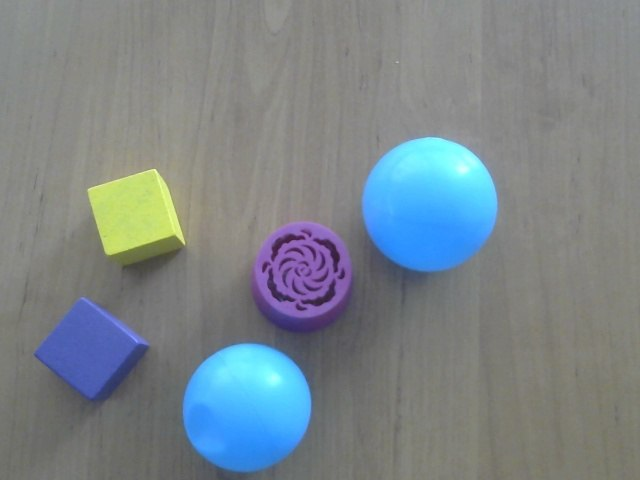
#> input picture objects_counter_from_stream/imgs/img.jpg, 640 x 480 px
$ python main.py
#> lines starting #> are read from the running program, lines starting #| are printed output that depends on the picture; after the words box and inside, x2 and y2 are one past the last pixel; in counts of white or black regions, pixels touching at a corner belong together
#> in process_img, img is the input picture: shape (480, 640, 3); mean B, G, R 136.8, 132.5, 123.3
import numpy as np
import zmq
import cv2


def get_diagonal(box):
    return np.sqrt((box[0][0] - box[2][0]) ** 2 + (box[0][1] - box[2][1]) ** 2)


def analyze_image(frame):
    circles = 0
    rects = 0
    frame_t = frame

    lab = cv2.cvtColor(frame_t, cv2.COLOR_BGR2LAB)
#> lab: shape (480, 640, 3); mean of channels 0, 1, 2 140.2, 127.4, 125
    l, a, b = cv2.split(lab)
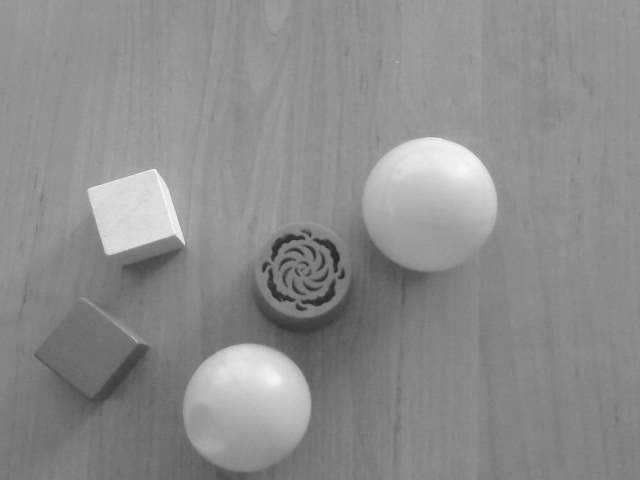
#> l: shape (480, 640); min 32, max 250, mean 140.2
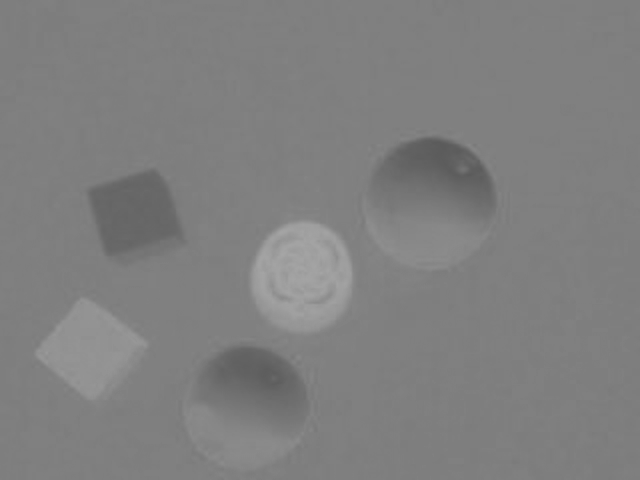
#> a: shape (480, 640); min 91, max 166, mean 127.4
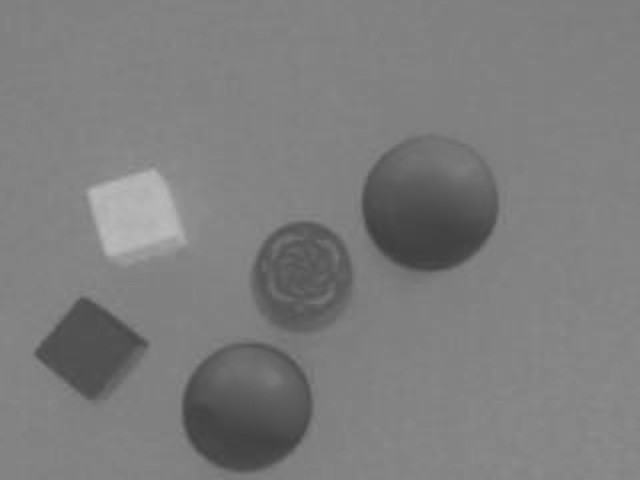
#> b: shape (480, 640); min 63, max 186, mean 125

    blured = cv2.medianBlur(b, 15)
    canny = cv2.Canny(blured, 30, 10)
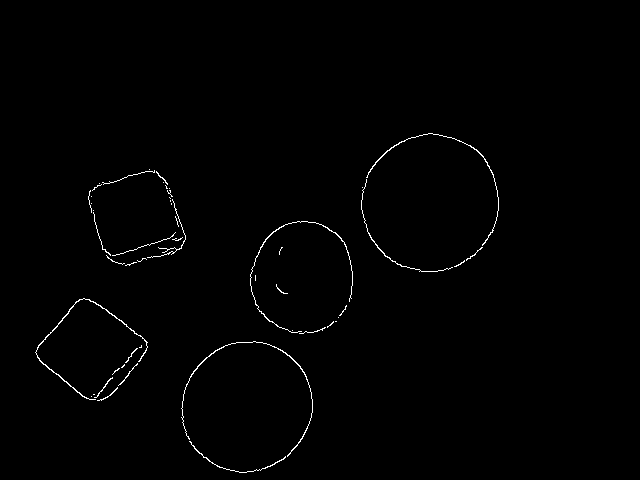
#> canny: shape (480, 640); 0.75% white in thin lines or dots, all inside (x1, y1, x2, y2) = (35, 133, 499, 473)
    dilated = cv2.dilate(canny, None, iterations=1)
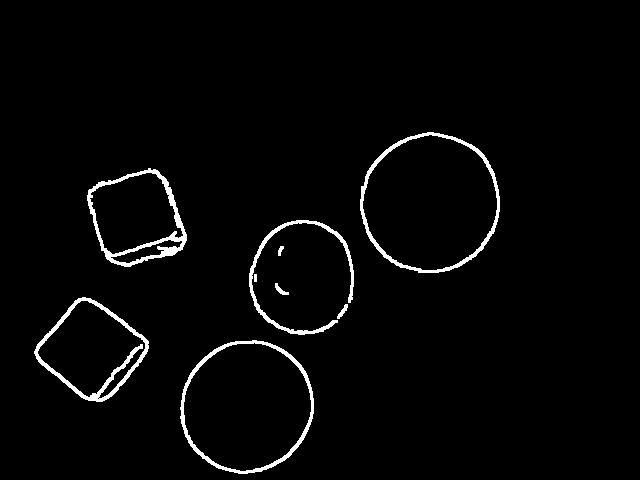
#> dilated: shape (480, 640); 2.5% white; 9 white regions

    contours_frame, hierarchy = cv2.findContours(dilated, cv2.RETR_EXTERNAL, cv2.CHAIN_APPROX_SIMPLE)
#> contours_frame = 9 contours, 1 with area under 20; largest, box (x1, y1, x2, y2) and area: (360, 132, 500, 273) 15249, (180, 340, 314, 474) 13812, (34, 297, 149, 402) 7298, (87, 168, 187, 267) 6960, (249, 220, 354, 335) 890, (275, 283, 289, 295) 50, (337, 304, 348, 319) 47, (278, 246, 284, 256) 24

    for contour in contours_frame:
        if cv2.contourArea(contour) > 50:
            rect = cv2.minAreaRect(contour)
            box = cv2.boxPoints(rect)
            box = np.intp(box)

            (x, y), rad = cv2.minEnclosingCircle(contour)
            center = int(x), int(y)
            rad = int(rad)
            area_rect = cv2.contourArea(box)
            area_circle = 3.14 * rad * rad
            if area_circle < area_rect:
                cv2.circle(frame, center, rad, (0, 0, 255), 2)
                circles += 1
            else:
                rects += 1
                cv2.drawContours(frame, [box], 0, (0, 255, 0), 2)
#> this loop made 9 passes
#> (rect, box, x, y, rad, center, area_rect, area_circle) on pass 8: (((136.4, 218), (86.04, 91.16), -16.56), [[108, 273], [82, 186], [164, 162], [190, 249]], 135, 219.5, 55, (135, 219), 7758, 9498.5)
#> (rect, box, x, y, rad, center, area_rect, area_circle) on passes 1, 7, 9: (((246.5, 406.5), (135.8, 130.1), -45), [[244, 500], [152, 408], [248, 312], [340, 404]], 246.1, 405.9, 68, (246, 405), 17664, 14519.4), (((301, 277), (114, 104), -90), [[353, 334], [249, 334], [249, 220], [353, 220]], 303.2, 277, 57, (303, 277), 11856, 10201.9), (((429.7, 202.9), (139.2, 139.5), -14.04), [[379, 287], [345, 152], [480, 118], [514, 253]], 430.5, 202.5, 71, (430, 202), 19381, 15828.7)
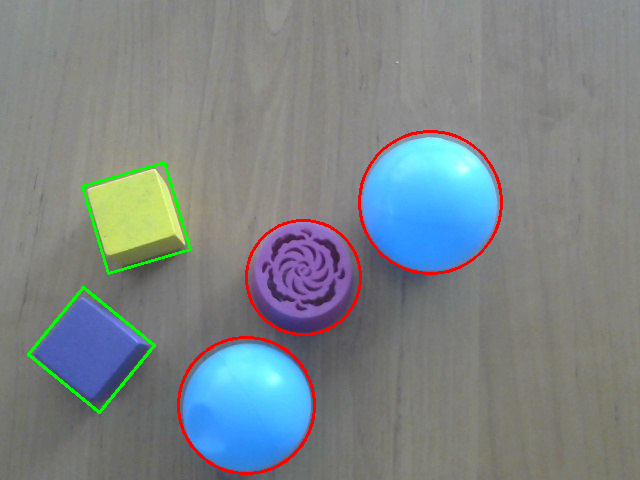
#> frame: shape (480, 640, 3); mean B, G, R 134.5, 132.1, 124.2
#> after the loop, circles = 3; rects = 2

    cv2.putText(frame, f"circles: {circles}, rects: {rects}", (10, 30), cv2.FONT_HERSHEY_SIMPLEX, 1, (0, 0, 255), 2)
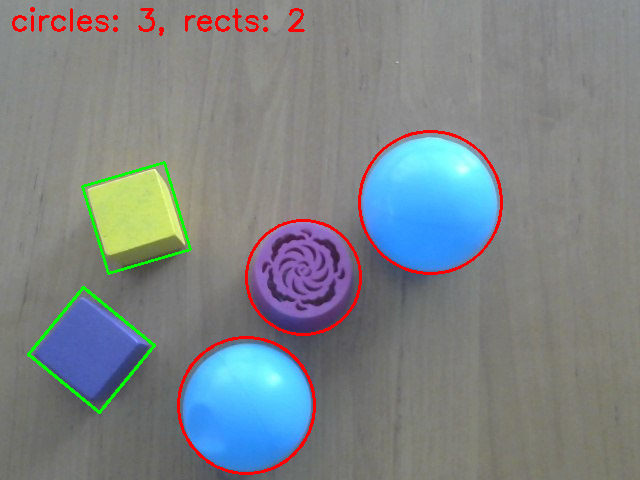
#> frame: shape (480, 640, 3); 0.55% of pixels changed, all inside (x1, y1, x2, y2) = (12, 7, 305, 36)
    cv2.imshow('Main', dilated)
    cv2.imshow('Debug', frame)
    return circles, rects


def process_zmq(addr):
    context = zmq.Context()
    socket = context.socket(zmq.SUB)
    socket.setsockopt(zmq.SUBSCRIBE, b"")
    socket.connect(addr)

    while True:
        buffer = socket.recv()
        arr = np.frombuffer(buffer, np.uint8)
        frame = cv2.imdecode(arr, -1)
        analyze_image(frame)
        if cv2.waitKey(1) & 0xFF == ord('q'):
            break


def process_img(path):
    img = cv2.imread(path)
    c, r = analyze_image(img)
#> c = 3; r = 2
    print(f"Circles count:\t{c}")
#| Circles count:	3
    print(f"Rects count:\t{r}")
#| Rects count:	2
    cv2.waitKey(0)


if __name__ == "__main__":
    cv2.namedWindow('Main')
    cv2.namedWindow('Debug')

    img_path = "imgs/img.jpg"
    zmq_addr = "tcp://192.168.0.105:6556"
    is_zmq = False

    if is_zmq:
        process_zmq(zmq_addr)
    else:
        process_img(img_path)
